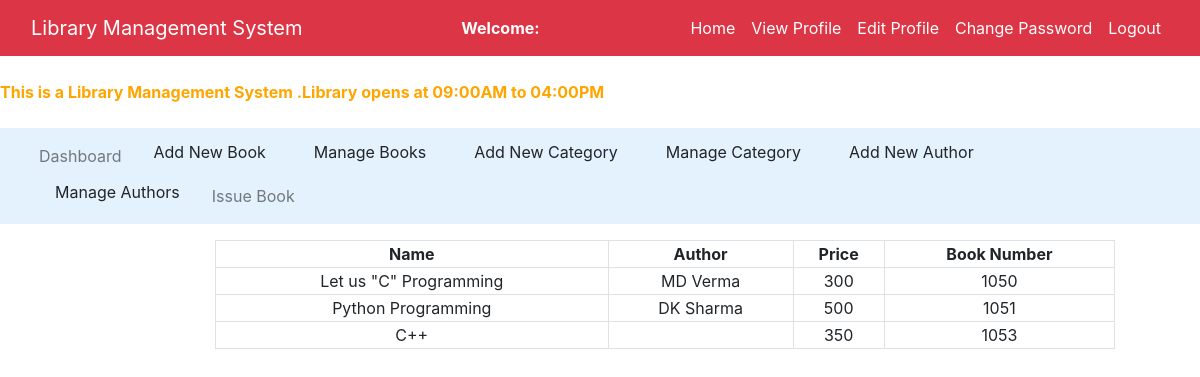
Screenshot of /admin/registerbook.php with the database file from the repository.
### tables this page shows
CREATE TABLE IF NOT EXISTS `books` (
`book_id` int(11) NOT NULL,
  `book_name` varchar(100) NOT NULL,
  `author_id` int(11) NOT NULL,
  `cat_id` int(11) NOT NULL,
  `book_no` int(50) NOT NULL,
  `book_price` int(10) NOT NULL
);

CREATE TABLE IF NOT EXISTS `authors` (
`author_id` int(11) NOT NULL,
  `author_name` varchar(50) NOT NULL
);

### admin/registerbook.php (the view, shortened to what this page needs)
<?php
	$connection = mysqli_connect("localhost","root","");
	$query = "select books.book_name,books.book_no,books.book_price,authors.author_name from books left join authors on books.author_id = authors.author_id";
?>
<!DOCTYPE html>
<html>
<head>
	<link rel="stylesheet" type="text/css" href="../assets/css/style.css">
	<link rel="stylesheet" type="text/css" href="../assets/css/bootstrap.min.css">
</head>
<body>
<nav class="navbar navbar-expand-lg navbar-light bg-danger">
	<div class="container-fluid">
		<div class="navbar-header">
			<a href="index.php"class="navbar-brand text-white">Library Management System</a>
		</div>
		<span style="color: white;"><strong>Welcome: <?php echo $_SESSION['name']; ?></strong></span>
		<ul class="nav navbar-nav navbar-right">
			<li class="nav-item">
				<a href="index.php"class="nav-link text-white">Home</a>
			</li>
			<li class="nav-item">
				<a href="view_profile.php"class="nav-link text-white">View Profile</a>
			</li>
			<li class="nav-item">
				<a href="edit_profile.php"class="nav-link text-white">Edit Profile</a>
			</li>
			<li class="nav-item">
				<a href="change_password.php"class="nav-link text-white">Change Password</a>
			</li>
			<li class="nav-item">
				<a href="../logout.php"class="nav-link text-white">Logout</a>
			</li>
		</ul>
	</div>
</nav>
<br>
<span>
	<marquee style="color: orange;">
		<b>This is a Library Management System .Library opens at 09:00AM to 04:00PM</b>
	</marquee>
</span><br>
<nav class="navbar navbar-expand-lg navbar-light" style="background-color: #e3f2fd">
	<div class="container-fluid">
		<ul class="nav navbar-nav navbar-center">
			<li class="nav-item">
				<a href="admin_dashboard.php" class="nav-link">Dashboard</a>
			</li>
			<li class="nav-item">
				<a href="add_book.php" class="dropdown-item">Add New Book</a>
			</li>
			<li class="nav-item">
				<a href="manage_book.php" class="dropdown-item">Manage Books</a>
			</li>
			<li class="nav-item">
				<a href="add_cat.php" class="dropdown-item">Add New Category</a>
			</li>
			<li class="nav-item">
				<a href="manage_cat.php" class="dropdown-item">Manage Category</a>
			</li>
			<li class="nav-item">
				<a href="add_author.php" class="dropdown-item">Add New Author</a>
			</li>
			<li class="nav-item">
				<a href="manage_author.php" class="dropdown-item">Manage Authors</a>
			</li>
			<li class="nav-item">
				<a href="issue_book.php" class="nav-link">Issue Book</a>
			</li>
		</ul>
	</div>
</nav>
<div class="container-fluid">
	<div class="row">
		<div class="col-md-2"></div>
		<div class="col-md-8">
			<form>
				<table class="table-bordered mt-3"style="width: 900px;text-align: center;">
					<tr>
						<th>Name</th>
						<th>Author</th>
						<th>Price</th>
						<th>Book Number</th>
					</tr>
					<?php
						$query_run = mysqli_query($connection,$query);
						while($row = mysqli_fetch_assoc($query_run))
						{
							$book_name=$row['book_name'];
							$author_name=$row['author_name'];
							$book_price=$row['book_price'];
							$book_no=$row['book_no'];
					?>
							<tr>
								<td><?php echo $book_name; ?></td>
								<td><?php echo $author_name; ?></td>
								<td><?php echo $book_price; ?></td>
								<td><?php echo $book_no; ?></td>
							</tr>
					<?php
						}
					?>
				</table>
			</form>
		</div>
		<div class="col-md-2"></div>
	</div>
</div>
</body>
</html>

### rows the page displays
books: book_name "Let us \"C\" Programming", author.author_name "MD Verma", book_price "300", book_no "1050"
books: book_name "Python Programming", author.author_name "DK Sharma", book_price "500", book_no "1051"
books: book_name "C++", book_price "350", book_no "1053"
